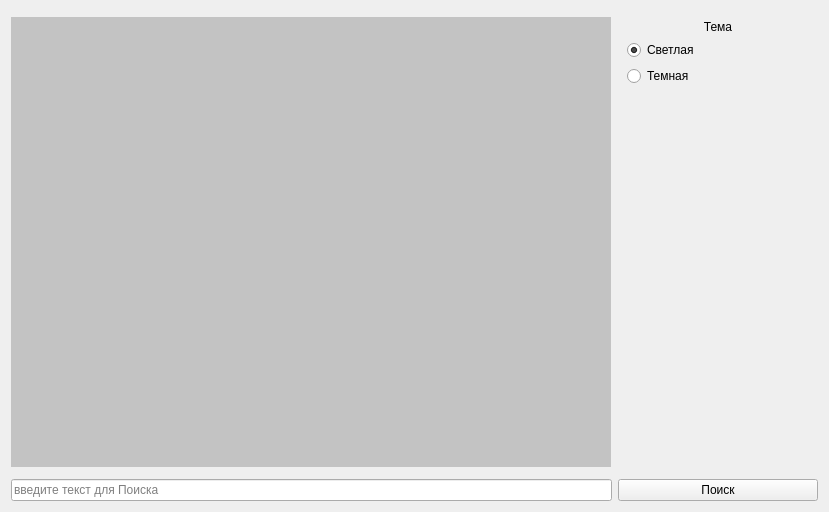
<?xml version="1.0" encoding="UTF-8"?>
<ui version="4.0">
 <class>Form</class>
 <widget class="QWidget" name="Form">
  <property name="geometry">
   <rect>
    <x>0</x>
    <y>0</y>
    <width>829</width>
    <height>512</height>
   </rect>
  </property>
  <property name="windowTitle">
   <string>Map</string>
  </property>
  <layout class="QGridLayout" name="gridLayout">
   <item row="0" column="1">
    <widget class="QWidget" name="widget" native="true">
     <property name="minimumSize">
      <size>
       <width>200</width>
       <height>0</height>
      </size>
     </property>
     <property name="maximumSize">
      <size>
       <width>200</width>
       <height>16777215</height>
      </size>
     </property>
     <layout class="QVBoxLayout" name="verticalLayout">
      <item>
       <widget class="QLabel" name="label_2">
        <property name="text">
         <string>Тема</string>
        </property>
        <property name="alignment">
         <set>Qt::AlignCenter</set>
        </property>
       </widget>
      </item>
      <item>
       <widget class="QRadioButton" name="btnLightTheme">
        <property name="text">
         <string>Светлая</string>
        </property>
        <property name="checked">
         <bool>true</bool>
        </property>
        <attribute name="buttonGroup">
         <string notr="true">btnGroupTheme</string>
        </attribute>
       </widget>
      </item>
      <item>
       <widget class="QRadioButton" name="btnDarkTheme">
        <property name="text">
         <string>Темная</string>
        </property>
        <attribute name="buttonGroup">
         <string notr="true">btnGroupTheme</string>
        </attribute>
       </widget>
      </item>
      <item>
       <spacer name="verticalSpacer">
        <property name="orientation">
         <enum>Qt::Vertical</enum>
        </property>
        <property name="sizeHint" stdset="0">
         <size>
          <width>20</width>
          <height>40</height>
         </size>
        </property>
       </spacer>
      </item>
     </layout>
    </widget>
   </item>
   <item row="0" column="0">
    <widget class="QLabel" name="image">
     <property name="minimumSize">
      <size>
       <width>600</width>
       <height>450</height>
      </size>
     </property>
     <property name="maximumSize">
      <size>
       <width>600</width>
       <height>450</height>
      </size>
     </property>
     <property name="styleSheet">
      <string notr="true">background: rgb(195, 195, 195)</string>
     </property>
     <property name="text">
      <string/>
     </property>
    </widget>
   </item>
   <item row="1" column="0">
    <widget class="QLineEdit" name="textSearch">
     <property name="placeholderText">
      <string>введите текст для Поиска</string>
     </property>
    </widget>
   </item>
   <item row="1" column="1">
    <widget class="QPushButton" name="btnSearch">
     <property name="text">
      <string>Поиск</string>
     </property>
    </widget>
   </item>
  </layout>
 </widget>
 <resources/>
 <connections/>
 <buttongroups>
  <buttongroup name="btnGroupTheme"/>
 </buttongroups>
</ui>
